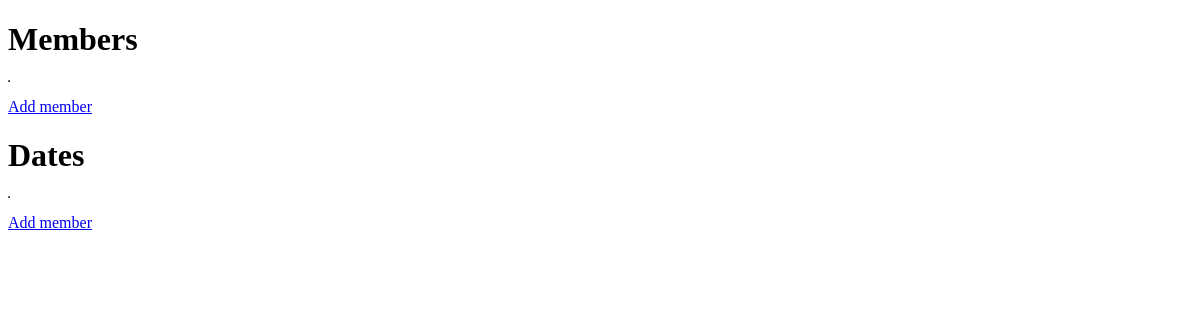
The page /members/ on the database as committed earlier.
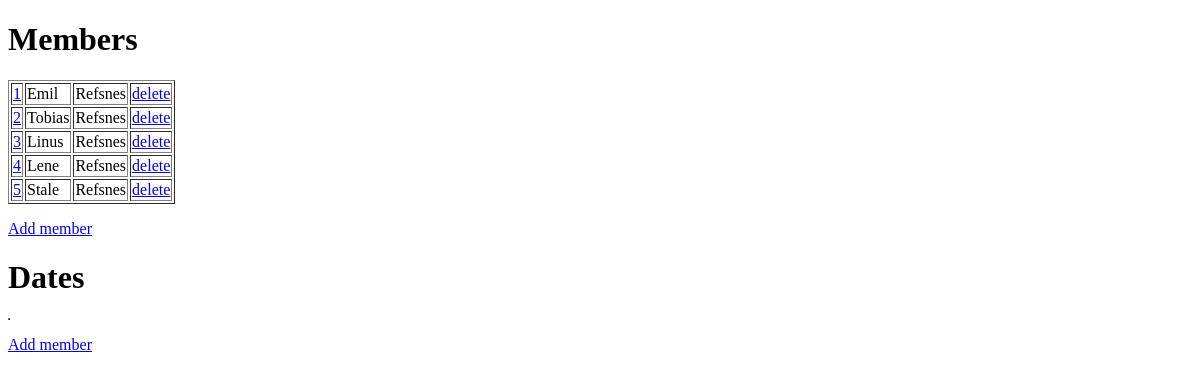
The same page on the database as committed later.
### members/models.py (models this page shows)
class Members(models.Model):
  firstname = models.CharField(max_length=255)
  lastname = models.CharField(max_length=255)

### members/views.py (the view)
# urls.py: path('', views.index, name='index'),
def index(request):
  mymembers = Members.objects.all().values()
  create = Created.objects.all().values()
  template = loader.get_template('index.html')
  context = {
    'mymembers': mymembers,
    'create': create,
  }
  return HttpResponse(template.render(context, request))

### members/templates/index.html (shortened to what this page needs)
<!DOCTYPE html>
<html>
<body>
<h1>Members</h1>
<table border="1">
{% for x in mymembers %}
<tr>
<td><a href="update/{{ x.id }}">{{ x.id }}</a></td>
<td>{{ x.firstname }}</td>
<td>{{ x.lastname }}</td>
<td><a href="delete/{{ x.id }}">delete</a></td>
</tr>
{% endfor %}
</table>
<p>
<a href="add/">Add member</a>
</p>
<h1>Dates</h1>
<table border="1">
</table>
<p>
    <a href="addDay/">Add member</a>
    </p>
</body>
</html>

Rows that differ between the two databases and show on the page:
added Members: id "1", firstname "Emil", lastname "Refsnes"
added Members: id "2", firstname "Tobias", lastname "Refsnes"
added Members: id "3", firstname "Linus", lastname "Refsnes"
added Members: id "4", firstname "Lene", lastname "Refsnes"
added Members: id "5", firstname "Stale", lastname "Refsnes"
